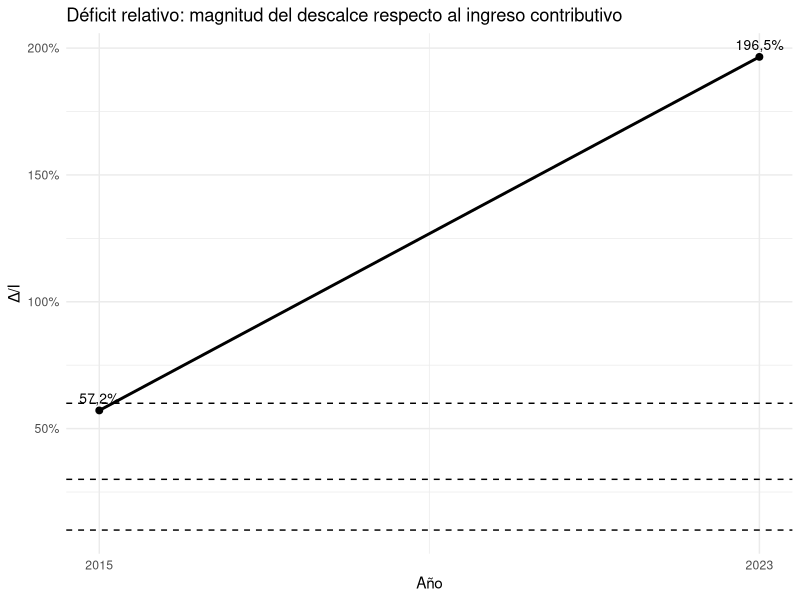
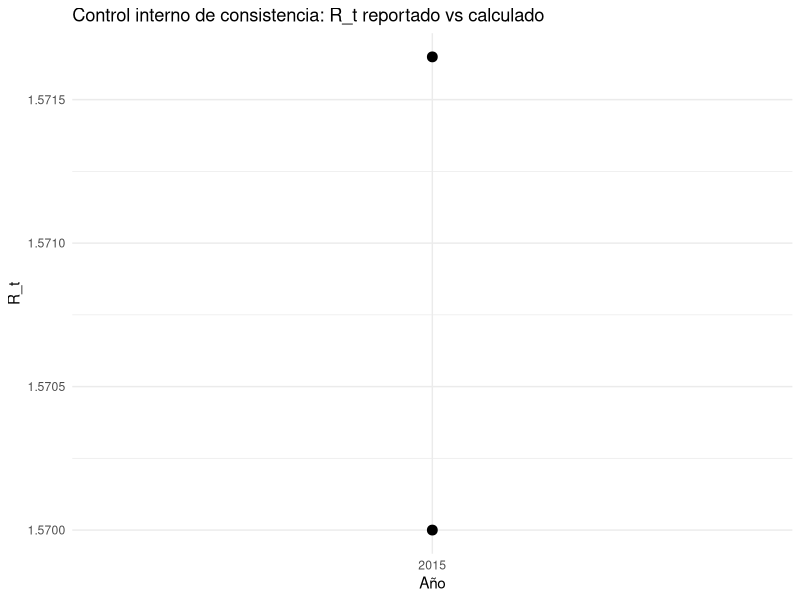
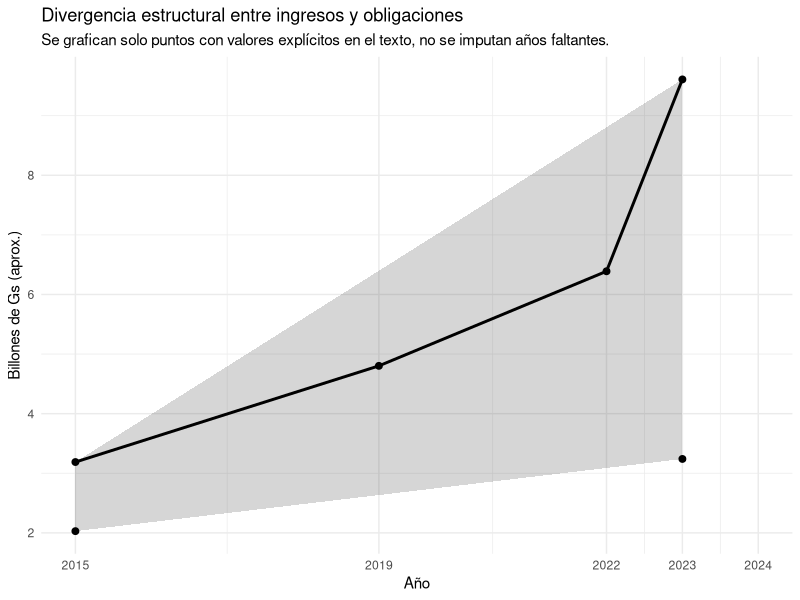
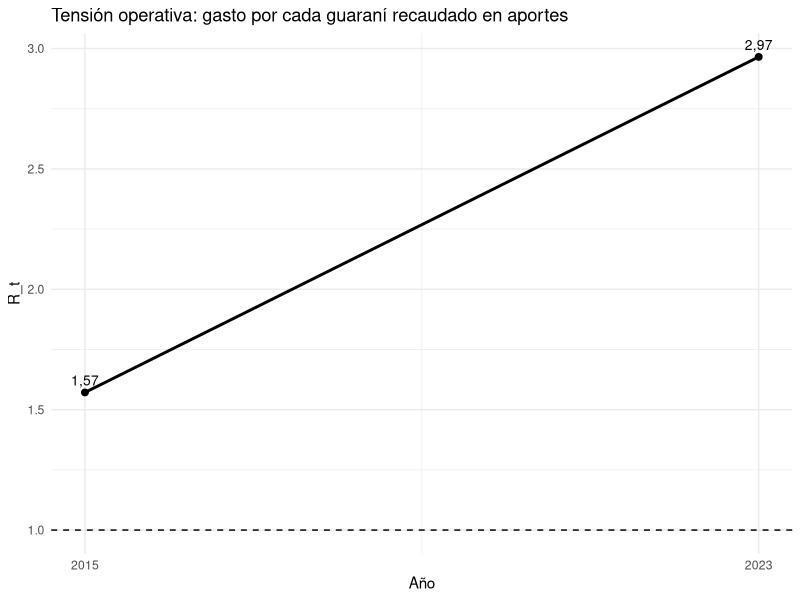
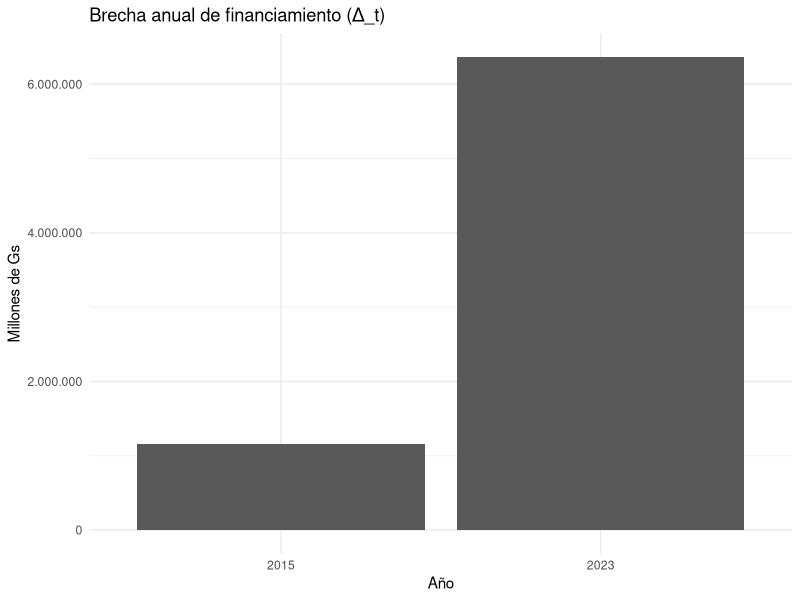
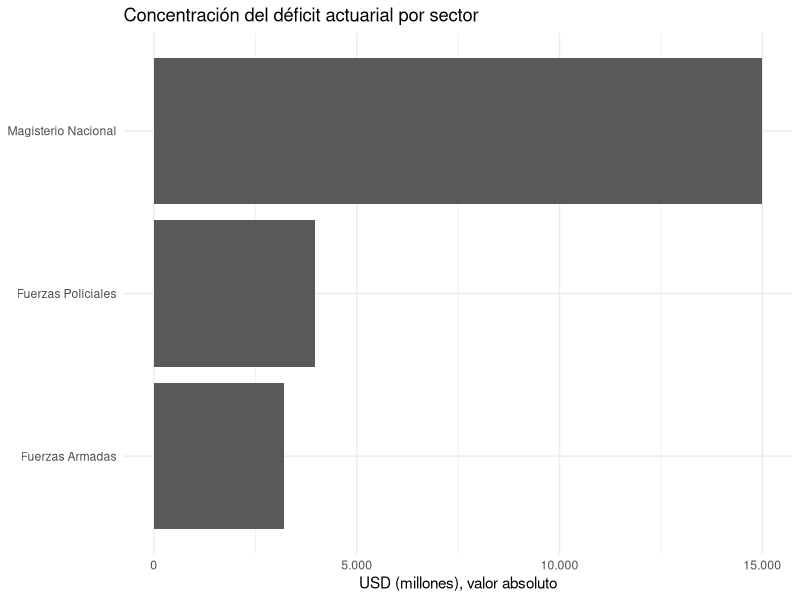

These charts were generated, in order, by the following R code:
## ---- chunk 1
knitr::opts_chunk$set(
  echo = FALSE,
  warning = FALSE,
  message = FALSE,
  fig.width = 10,
  fig.height = 6,
  fig.retina = 2
)

suppressPackageStartupMessages({
  library(dplyr)
  library(tidyr)
  library(ggplot2)
  library(scales)
  library(knitr)
})

# -----------------------------------------------------------------------------
# Formateadores (Guaraníes en millones)
# -----------------------------------------------------------------------------
fmt_gs_mill <- function(x, digits = 0L) {
  if (length(x) == 0L) return(NA_character_)
  if (all(is.na(x))) return(NA_character_)
  formatC(x, format = "f", digits = digits, big.mark = ".", decimal.mark = ",")
}

fmt_pct <- function(x, digits = 1L) {
  if (length(x) == 0L) return(NA_character_)
  if (all(is.na(x))) return(NA_character_)
  paste0(formatC(100 * x, format = "f", digits = digits, decimal.mark = ","), "%")
}

# -----------------------------------------------------------------------------
# Render estable de tablas en HTML (sin kableExtra para evitar fragilidad)
# -----------------------------------------------------------------------------
render_table <- function(df, caption = NULL, col.names = NULL, align = NULL) {
  df <- as.data.frame(df)
  if (nrow(df) == 0L) {
    df <- data.frame(`Sin_datos` = "No se identificaron registros para mostrar.")
  }
  knitr::kable(df, caption = caption, col.names = col.names, align = align, booktabs = TRUE)
}

# -----------------------------------------------------------------------------
# Parámetros de control (auditoría interna)
# -----------------------------------------------------------------------------
TOL_RT <- 0.01  # tolerancia absoluta para comparar R_t reportado vs calculado
## ---- chunk 2
# Valores explícitos citados en el texto del informe.
# Unidad: millones de guaraníes.
# Nota: algunos años no cuentan con I_t y G_t simultáneamente en el texto (se dejan NA).

hitos <- tibble::tibble(
  anio = c(2015, 2019, 2022, 2023, 2024),
  ingreso_mill_gs = c(2028696, NA, NA, 3240244, NA),
  gasto_mill_gs   = c(3188398, 4802376, 6389377, 9608636, NA),
  resultado_neto_admin_central_mill_gs = c(-1278971, -2361144, NA, NA, NA),
  deuda_flotante_mill_gs = c(NA, NA, NA, 7776037, NA),
  deuda_flotante_var_pct = c(NA, NA, NA, 1.0419, NA),
  reservas_revaluo_mill_gs = c(NA, NA, NA, 2412110, 0),
  reservas_revaluo_var_pct = c(NA, NA, NA, -0.5967, NA)
)

hitos <- hitos %>%
  mutate(
    gap_mill_gs = gasto_mill_gs - ingreso_mill_gs,
    ratio_Rt = gasto_mill_gs / ingreso_mill_gs,
    deficit_rel = gap_mill_gs / ingreso_mill_gs,
    financ_req_mill_gs = ifelse(is.na(gap_mill_gs), NA_real_, pmax(0, gap_mill_gs))
  )
## ---- chunk 3
tab1 <- hitos %>%
  transmute(
    Año = anio,
    `Ingreso I_t (mill. Gs)` = ifelse(is.na(ingreso_mill_gs), NA_character_, fmt_gs_mill(ingreso_mill_gs, 0)),
    `Gasto G_t (mill. Gs)`   = ifelse(is.na(gasto_mill_gs),   NA_character_, fmt_gs_mill(gasto_mill_gs, 0)),
    `Brecha Δ_t (mill. Gs)`  = ifelse(is.na(gap_mill_gs),     NA_character_, fmt_gs_mill(gap_mill_gs, 0)),
    `R_t = G/I`              = ifelse(is.na(ratio_Rt),        NA_character_, formatC(ratio_Rt, format = "f", digits = 2, decimal.mark = ",")),
    `Déficit relativo (Δ/I)` = ifelse(is.na(deficit_rel),     NA_character_, fmt_pct(deficit_rel, 1)),
    `Resultado Neto Adm. Central (mill. Gs)` = ifelse(is.na(resultado_neto_admin_central_mill_gs), NA_character_, fmt_gs_mill(resultado_neto_admin_central_mill_gs, 0)),
    `Deuda flotante (mill. Gs)` = ifelse(is.na(deuda_flotante_mill_gs), NA_character_, fmt_gs_mill(deuda_flotante_mill_gs, 0)),
    `Var. deuda flotante` = ifelse(is.na(deuda_flotante_var_pct), NA_character_, fmt_pct(deuda_flotante_var_pct, 2)),
    `Reservas revalúo (mill. Gs)` = ifelse(is.na(reservas_revaluo_mill_gs), NA_character_, fmt_gs_mill(reservas_revaluo_mill_gs, 0)),
    `Var. reservas revalúo` = ifelse(is.na(reservas_revaluo_var_pct), NA_character_, fmt_pct(reservas_revaluo_var_pct, 2))
  )

render_table(
  tab1,
  caption = "Tabla 1. Hitos cuantitativos explícitos y señales de estrés (valores citados en el cuerpo del informe)."
)
## ---- chunk 4
semaforo <- hitos %>%
  filter(!is.na(deficit_rel)) %>%
  transmute(
    Año = anio,
    `Déficit relativo (Δ/I)` = deficit_rel,
    `Clasificación` = dplyr::case_when(
      deficit_rel < 0.10 ~ "Bajo",
      deficit_rel < 0.30 ~ "Moderado",
      deficit_rel < 0.60 ~ "Alto",
      TRUE ~ "Crítico"
    )
  ) %>%
  mutate(
    `Déficit relativo (Δ/I)` = fmt_pct(`Déficit relativo (Δ/I)`, 1)
  )

render_table(
  semaforo,
  caption = "Tabla 2. Semáforo del déficit relativo (Δ/I). Se reportan solo años con información simultánea de I_t y G_t."
)
## ---- chunk 5
df_sem <- hitos %>%
  filter(!is.na(deficit_rel)) %>%
  mutate(cat = dplyr::case_when(
    deficit_rel < 0.10 ~ "Bajo",
    deficit_rel < 0.30 ~ "Moderado",
    deficit_rel < 0.60 ~ "Alto",
    TRUE ~ "Crítico"
  ))

ggplot(df_sem, aes(x = anio, y = deficit_rel)) +
  geom_hline(yintercept = 0.10, linetype = "dashed") +
  geom_hline(yintercept = 0.30, linetype = "dashed") +
  geom_hline(yintercept = 0.60, linetype = "dashed") +
  geom_line(linewidth = 1) +
  geom_point(size = 2) +
  geom_text(aes(label = fmt_pct(deficit_rel, 1)), vjust = -0.7, size = 3.5) +
  labs(
    x = "Año",
    y = "Δ/I",
    title = "Déficit relativo: magnitud del descalce respecto al ingreso contributivo"
  ) +
  scale_x_continuous(breaks = df_sem$anio) +
  scale_y_continuous(labels = percent_format(accuracy = 1)) +
  theme_minimal()
## ---- chunk 6
# R_t reportado solo donde el texto lo explicita.
# En esta versión, se consigna 2015 con R_t = 1,57.
rt_reportado <- tibble::tibble(
  anio = c(2015),
  rt_reportado = c(1.57)
)

rt_audit <- hitos %>%
  select(anio, ingreso_mill_gs, gasto_mill_gs, ratio_Rt) %>%
  left_join(rt_reportado, by = "anio") %>%
  filter(!is.na(rt_reportado)) %>%
  mutate(
    dif_abs = abs(ratio_Rt - rt_reportado),
    ok = ifelse(is.na(dif_abs), NA, dif_abs <= TOL_RT)
  ) %>%
  transmute(
    Año = anio,
    `I_t (mill. Gs)` = fmt_gs_mill(ingreso_mill_gs, 0),
    `G_t (mill. Gs)` = fmt_gs_mill(gasto_mill_gs, 0),
    `R_t calculado`  = formatC(ratio_Rt, format = "f", digits = 4, decimal.mark = ","),
    `R_t reportado`  = formatC(rt_reportado, format = "f", digits = 4, decimal.mark = ","),
    `|Dif|` = formatC(dif_abs, format = "f", digits = 4, decimal.mark = ","),
    `Verificación` = ifelse(ok, "OK", "REVISAR")
  )

render_table(
  rt_audit,
  caption = "Tabla 3. Control de consistencia de R_t (reportado vs calculado). Criterio: |Dif| ≤ tolerancia."
)
## ---- chunk 7
rt_plot <- hitos %>%
  select(anio, ratio_Rt) %>%
  left_join(rt_reportado, by = "anio") %>%
  filter(!is.na(rt_reportado)) %>%
  pivot_longer(cols = c(ratio_Rt, rt_reportado), names_to = "tipo", values_to = "rt") %>%
  mutate(tipo = ifelse(tipo == "ratio_Rt", "Calculado", "Reportado"))

ggplot(rt_plot, aes(x = factor(anio), y = rt, group = tipo)) +
  geom_point(size = 3) +
  geom_line(linewidth = 1) +
  labs(
    x = "Año",
    y = "R_t",
    title = "Control interno de consistencia: R_t reportado vs calculado"
  ) +
  theme_minimal()
## ---- chunk 8
df_fig <- hitos %>%
  select(anio, ingreso_mill_gs, gasto_mill_gs) %>%
  mutate(
    ingreso_bn = ingreso_mill_gs / 1e6,
    gasto_bn   = gasto_mill_gs   / 1e6
  )

ggplot(df_fig, aes(x = anio)) +
  geom_ribbon(
    aes(ymin = ingreso_bn, ymax = gasto_bn),
    alpha = 0.20,
    na.rm = TRUE
  ) +
  geom_line(aes(y = ingreso_bn, group = 1), linewidth = 1, na.rm = TRUE) +
  geom_point(aes(y = ingreso_bn), size = 2, na.rm = TRUE) +
  geom_line(aes(y = gasto_bn, group = 1), linewidth = 1, na.rm = TRUE) +
  geom_point(aes(y = gasto_bn), size = 2, na.rm = TRUE) +
  labs(
    x = "Año",
    y = "Billones de Gs (aprox.)",
    title = "Divergencia estructural entre ingresos y obligaciones",
    subtitle = "Se grafican solo puntos con valores explícitos en el texto, no se imputan años faltantes."
  ) +
  scale_x_continuous(breaks = df_fig$anio) +
  scale_y_continuous(labels = label_number(big.mark = ".", decimal.mark = ",")) +
  theme_minimal()
## ---- chunk 9
df_rt <- hitos %>%
  filter(!is.na(ratio_Rt)) %>%
  select(anio, ratio_Rt)

ggplot(df_rt, aes(x = anio, y = ratio_Rt)) +
  geom_hline(yintercept = 1, linetype = "dashed") +
  geom_line(linewidth = 1) +
  geom_point(size = 2) +
  geom_text(aes(label = formatC(ratio_Rt, format = "f", digits = 2, decimal.mark = ",")), vjust = -0.7, size = 3.5) +
  labs(
    x = "Año",
    y = "R_t",
    title = "Tensión operativa: gasto por cada guaraní recaudado en aportes"
  ) +
  scale_x_continuous(breaks = df_rt$anio) +
  theme_minimal()
## ---- chunk 10
df_gap <- hitos %>%
  filter(!is.na(gap_mill_gs)) %>%
  select(anio, gap_mill_gs)

ggplot(df_gap, aes(x = factor(anio), y = gap_mill_gs)) +
  geom_col() +
  labs(
    x = "Año",
    y = "Millones de Gs",
    title = "Brecha anual de financiamiento (Δ_t)"
  ) +
  scale_y_continuous(labels = label_number(big.mark = ".", decimal.mark = ",")) +
  theme_minimal()
## ---- chunk 11
sectores <- tibble::tibble(
  sector = c("Magisterio Nacional", "Fuerzas Policiales", "Fuerzas Armadas"),
  vp_aportes_usd_m = c(347.0, 817.0, 416.0),
  vp_beneficios_usd_m = c(16410.0, 4788.0, 3631.0),
  deficit_actuarial_usd_m = c(-14992.0, -3971.0, -3214.0)
) %>%
  mutate(cobertura = vp_aportes_usd_m / vp_beneficios_usd_m)
## ---- chunk 12
tab2 <- sectores %>%
  transmute(
    Sector = sector,
    `VP Aportes (USD, M)` = formatC(vp_aportes_usd_m, format = "f", digits = 1, big.mark = ".", decimal.mark = ","),
    `VP Beneficios (USD, M)` = formatC(vp_beneficios_usd_m, format = "f", digits = 1, big.mark = ".", decimal.mark = ","),
    `Déficit actuarial (USD, M)` = formatC(deficit_actuarial_usd_m, format = "f", digits = 1, big.mark = ".", decimal.mark = ","),
    `Cobertura VP (Aportes/Beneficios)` = fmt_pct(cobertura, 2)
  )

render_table(
  tab2,
  caption = "Tabla 4. Indicadores actuariales por sector (Población Abierta). Cobertura expresa qué fracción de beneficios está respaldada por aportes en VP."
)
## ---- chunk 13
df_s <- sectores %>%
  mutate(def_abs = abs(deficit_actuarial_usd_m)) %>%
  arrange(desc(def_abs))

ggplot(df_s, aes(x = reorder(sector, def_abs), y = def_abs)) +
  geom_col() +
  coord_flip() +
  labs(
    x = NULL,
    y = "USD (millones), valor absoluto",
    title = "Concentración del déficit actuarial por sector"
  ) +
  scale_y_continuous(labels = label_number(big.mark = ".", decimal.mark = ",")) +
  theme_minimal()
## ---- chunk 14
tab3 <- hitos %>%
  filter(anio %in% c(2023, 2024)) %>%
  transmute(
    Año = anio,
    `Deuda flotante (mill. Gs)` = ifelse(is.na(deuda_flotante_mill_gs), NA_character_, fmt_gs_mill(deuda_flotante_mill_gs, 0)),
    `Var. deuda flotante` = ifelse(is.na(deuda_flotante_var_pct), NA_character_, fmt_pct(deuda_flotante_var_pct, 2)),
    `Reservas revalúo (mill. Gs)` = ifelse(is.na(reservas_revaluo_mill_gs), NA_character_, fmt_gs_mill(reservas_revaluo_mill_gs, 0)),
    `Var. reservas revalúo` = ifelse(is.na(reservas_revaluo_var_pct), NA_character_, fmt_pct(reservas_revaluo_var_pct, 2))
  )

render_table(
  tab3,
  caption = "Tabla 5. Señales de estrés de liquidez y respaldo patrimonial (con valores explícitos citados en el texto)."
)
